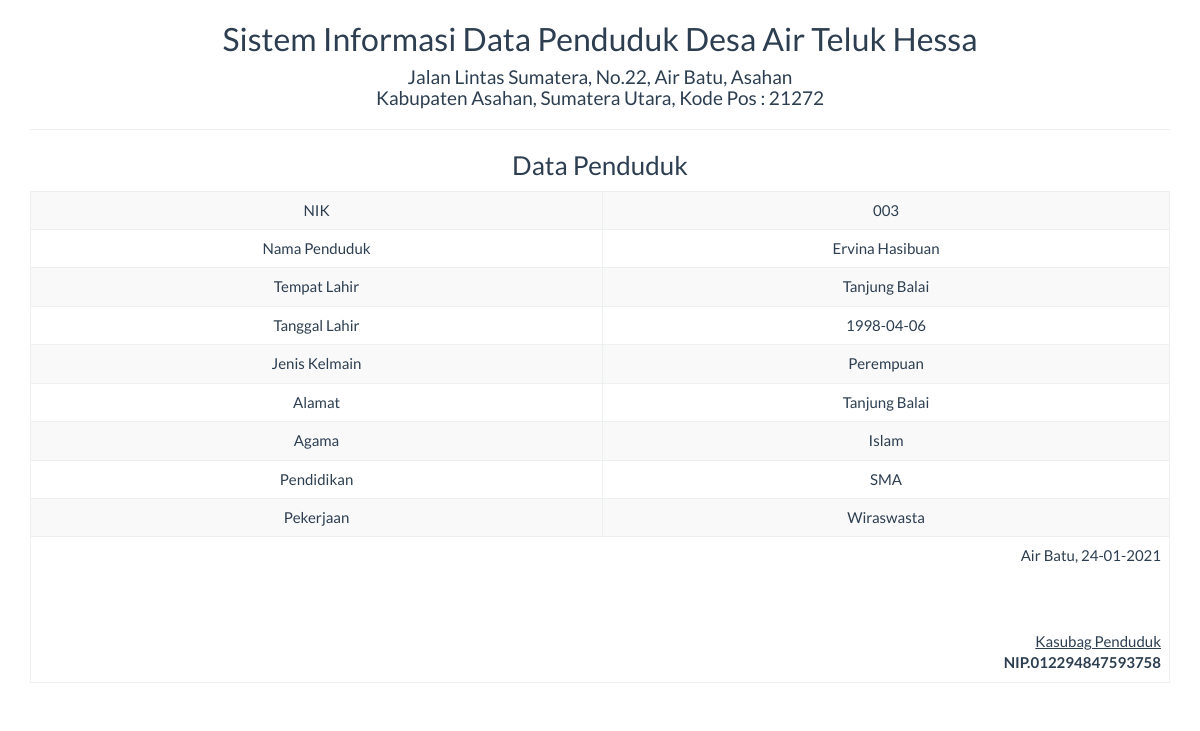
Page /report/datapenduduk_satu.php?id=16 on the committed database.
### tables this page shows
CREATE TABLE `tbl_datapenduduk` (
  `id` int(5) NOT NULL,
  `nik` varchar(50) NOT NULL,
  `nama` varchar(100) NOT NULL,
  `tempat_lahir` varchar(50) NOT NULL,
  `tanggal_lahir` date NOT NULL,
  `jenis_kelamin` enum('Perempuan','Laki-Laki') NOT NULL,
  `alamat` varchar(50) NOT NULL,
  `agama` varchar(50) NOT NULL,
  `pendidikan` varchar(50) NOT NULL,
  `pekerjaan` varchar(50) NOT NULL
);

### report/datapenduduk_satu.php (the view, shortened to what this page needs)
<!DOCTYPE html>
<html>
    <head>
        <link href="../Assets/css/bootstrap.min.css" rel="stylesheet" type="text/css"/>
    </head>
    <body onload="print()">
        <?php
        include '../config/koneksi.php';
        $sql = "SELECT * FROM tbl_datapenduduk WHERE id='" . $_GET ['id'] . "'";
        $query = mysqli_query($koneksi, $sql) or die("SQL Detail error");
        $data = mysqli_fetch_array($query);
        ?>
        <div class="container">
            <div class='row'>
                <div class="col-sm-12">
                    <div class="text-center">
                        <h2>Sistem Informasi Data Penduduk Desa Air Teluk Hessa </h2>
                        <h4> Jalan Lintas Sumatera, No.22, Air Batu, Asahan<br>
                             Kabupaten Asahan, Sumatera Utara, Kode Pos : 21272</h4>
                        <hr>
                        <h3>Data Penduduk</h3>
                        <table class="table table-bordered table-striped table-hover">
                            <tbody>
								<tr>
                            <td>NIK</td> <td><?= $data['nik'] ?></td>
                        </tr>
                        <tr>
                            <td>Nama Penduduk</td> <td><?= $data['nama'] ?></td>
                        </tr>
                        <tr>
                            <td>Tempat Lahir</td> <td><?= $data['tempat_lahir'] ?></td>
                        </tr>
                        <tr>
                            <td>Tanggal Lahir</td> <td><?= $data['tanggal_lahir'] ?></td>
                        </tr>
                        <tr>
                            <td>Jenis Kelmain</td> <td><?= $data['jenis_kelamin'] ?></td>
                        </tr>
                        <tr>
                            <td>Alamat</td> <td><?= $data['alamat'] ?></td>
                        </tr>
                        <tr>
                            <td>Agama</td> <td><?= $data['agama'] ?></td>
                        </tr>
                        <tr>
                            <td>Pendidikan</td> <td><?= $data['pendidikan'] ?></td>
                        </tr>
                        <tr>
                            <td>Pekerjaan</td> <td><?= $data['pekerjaan'] ?></td>
                        </tr>
                            </tbody>
                            <tfoot>
                                <tr>
                                    <td colspan="2" class="text-right">
                                        Air Batu,  <?= date("d-m-Y") ?>
                                        <br><br><br><br>
                                        <u>Kasubag Penduduk<strong></u><br>
                                           NIP.012294847593758
									</td>
								</tr>
							</tfoot>
                        </table>
                    </div>
                </div>
            </div>
    </body>
</html>

### rows in the picture
tbl_datapenduduk: nik "003", nama "Ervina Hasibuan", tempat_lahir "Tanjung Balai", tanggal_lahir "1998-04-06", jenis_kelamin "Perempuan", alamat "Tanjung Balai", agama "Islam", pendidikan "SMA", pekerjaan "Wiraswasta"
